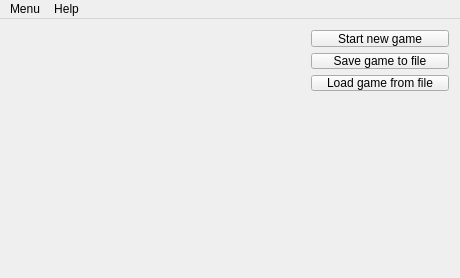
<?xml version="1.0" encoding="UTF-8"?>
<ui version="4.0">
 <class>MainWindow</class>
 <widget class="QMainWindow" name="MainWindow">
  <property name="geometry">
   <rect>
    <x>0</x>
    <y>0</y>
    <width>460</width>
    <height>278</height>
   </rect>
  </property>
  <property name="windowTitle">
   <string>MainWindow</string>
  </property>
  <widget class="QWidget" name="centralWidget">
   <widget class="QWidget" name="gridLayoutWidget">
    <property name="geometry">
     <rect>
      <x>0</x>
      <y>0</y>
      <width>291</width>
      <height>251</height>
     </rect>
    </property>
    <layout class="QGridLayout" name="sudokuGrid">
     <property name="sizeConstraint">
      <enum>QLayout::SetDefaultConstraint</enum>
     </property>
    </layout>
   </widget>
   <widget class="QWidget" name="verticalLayoutWidget">
    <property name="geometry">
     <rect>
      <x>300</x>
      <y>0</y>
      <width>160</width>
      <height>83</height>
     </rect>
    </property>
    <layout class="QVBoxLayout" name="verticalLayout">
     <item>
      <widget class="QPushButton" name="startNewBtn">
       <property name="text">
        <string>Start new game</string>
       </property>
      </widget>
     </item>
     <item>
      <widget class="QPushButton" name="saveGameBtn">
       <property name="text">
        <string>Save game to file</string>
       </property>
      </widget>
     </item>
     <item>
      <widget class="QPushButton" name="loadGameBtn">
       <property name="text">
        <string>Load game from file</string>
       </property>
      </widget>
     </item>
    </layout>
   </widget>
  </widget>
  <widget class="QMenuBar" name="menuBar">
   <property name="geometry">
    <rect>
     <x>0</x>
     <y>0</y>
     <width>460</width>
     <height>21</height>
    </rect>
   </property>
   <widget class="QMenu" name="menuMenu">
    <property name="title">
     <string>Menu</string>
    </property>
    <addaction name="actionStart_new_game"/>
    <addaction name="separator"/>
    <addaction name="actionExit"/>
   </widget>
   <widget class="QMenu" name="menuHelp">
    <property name="title">
     <string>Help</string>
    </property>
    <addaction name="actionAbout"/>
   </widget>
   <addaction name="menuMenu"/>
   <addaction name="menuHelp"/>
  </widget>
  <action name="actionAbout">
   <property name="text">
    <string>About</string>
   </property>
  </action>
  <action name="actionExit">
   <property name="text">
    <string>Exit</string>
   </property>
  </action>
  <action name="actionStart_new_game">
   <property name="text">
    <string>Start new game</string>
   </property>
  </action>
 </widget>
 <layoutdefault spacing="6" margin="11"/>
 <resources/>
 <connections/>
</ui>
